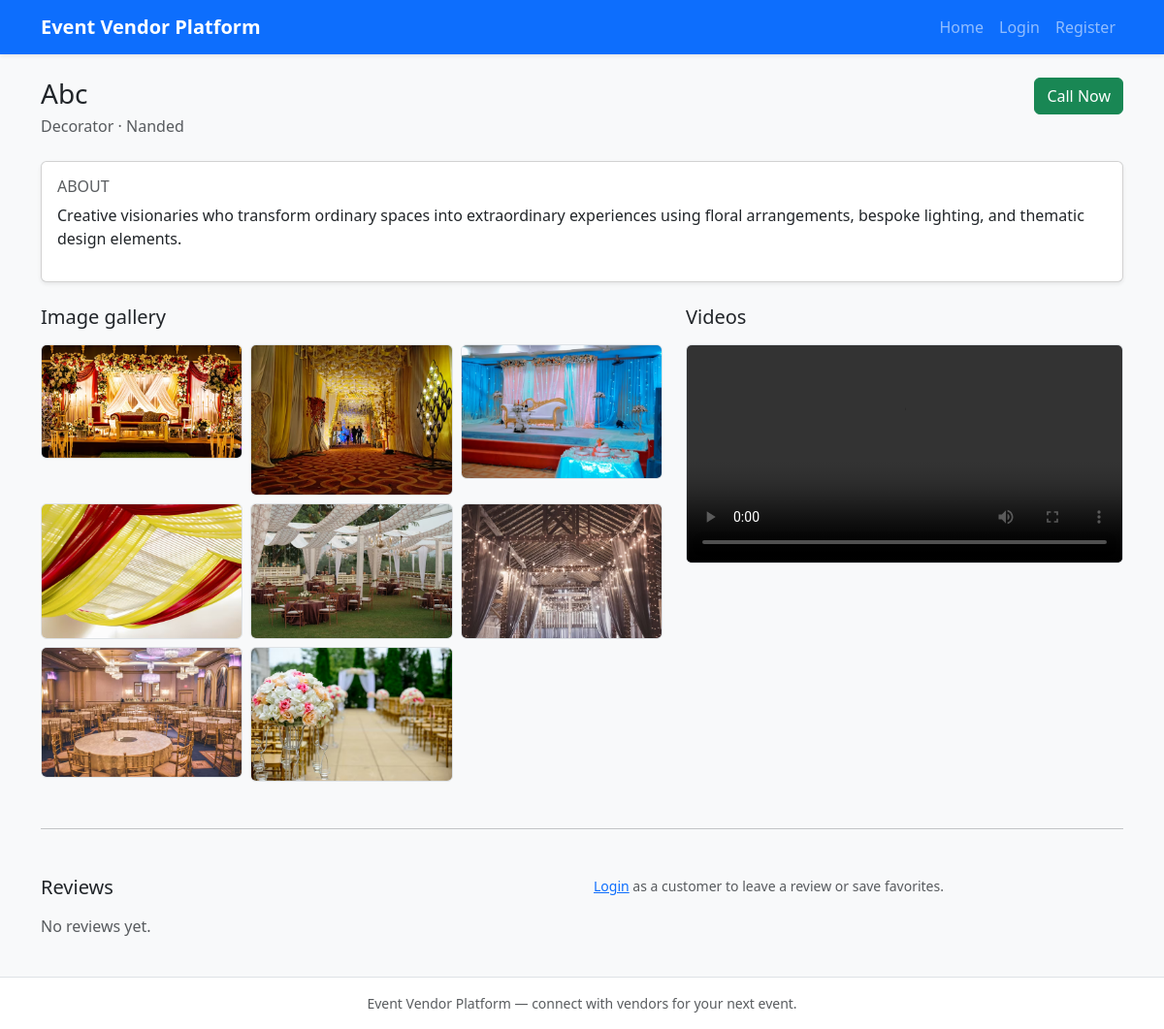
The page /vendor/9/ on the database its author committed.
### vendors/models.py (models this page shows, shortened)
class VendorProfile(models.Model):
    user = models.OneToOneField(
        settings.AUTH_USER_MODEL,
        on_delete=models.CASCADE,
        related_name="vendor_profile",
    )
    phone = models.CharField(max_length=20, blank=True, default="")
    category = models.CharField(max_length=100, blank=True, default="")
    location = models.CharField(max_length=200, blank=True, default="")
    description = models.TextField(blank=True, default="")
    class Meta:
        ordering = ["user__username"]
    @property
    def display_name(self):
        return self.user.get_full_name() or self.user.username
    def category_label(self):
        return CATEGORY_LABELS.get(self.category, self.category or "—")
    def average_rating(self):
        agg = self.reviews.aggregate(avg=Avg("rating"))
        return agg["avg"]
    def review_count(self):
        return self.reviews.count()

class Media(models.Model):
    TYPE_IMAGE = "image"
    TYPE_VIDEO = "video"
    MEDIA_TYPE_CHOICES = [
        (TYPE_IMAGE, "Image"),
        (TYPE_VIDEO, "Video"),
    ]
    vendor = models.ForeignKey(
        VendorProfile,
        on_delete=models.CASCADE,
        related_name="media_files",
    )
    file = models.FileField(upload_to="vendor_media/%Y/%m/")
    media_type = models.CharField(max_length=10, choices=MEDIA_TYPE_CHOICES)
    class Meta:
        ordering = ["id"]
        verbose_name_plural = "Media"

### accounts/models.py (models this page shows, shortened)
class User(AbstractUser):
    ROLE_VENDOR = "vendor"
    ROLE_CUSTOMER = "customer"
    ROLE_CHOICES = [
        (ROLE_VENDOR, "Vendor"),
        (ROLE_CUSTOMER, "Customer"),
    ]
    role = models.CharField(
        max_length=20,
        choices=ROLE_CHOICES,
        default=ROLE_CUSTOMER,
        db_index=True,
    )
    class Meta:
        verbose_name = "User"
        verbose_name_plural = "Users"

### vendors/views.py (the view, shortened to what this page needs)
# urls.py: path("vendor/<int:pk>/", views.vendor_profile, name="vendor_profile"),
def vendor_profile(request, pk):
    vendor = get_object_or_404(
        VendorProfile.objects.select_related("user"),
        pk=pk,
    )
    images = vendor.media_files.filter(media_type=Media.TYPE_IMAGE)
    videos = vendor.media_files.filter(media_type=Media.TYPE_VIDEO)
    reviews = vendor.reviews.select_related("customer").order_by("-created_at")
    avg = vendor.average_rating()
    count = vendor.review_count()
    is_favorite = False
    if request.user.is_authenticated and request.user.is_customer:
        is_favorite = Favorite.objects.filter(customer=request.user, vendor=vendor).exists()
    review_form = None
    can_review = False
    if request.user.is_authenticated and request.user.is_customer:
        can_review = not Review.objects.filter(vendor=vendor, customer=request.user).exists()
    return render(
        request,
        "vendors/vendor_profile.html",
        {
            "vendor": vendor,
            "images": images,
            "videos": videos,
            "reviews": reviews,
            "avg_rating": avg,
            "review_count": count,
            "is_favorite": is_favorite,
            "review_form": review_form,
            "can_review": can_review,
        },
    )

### templates/vendors/vendor_profile.html (shortened to what this page needs)
{% extends "base.html" %}
{% block content %}
<div class="d-flex flex-wrap justify-content-between align-items-start gap-3 mb-4">
  <div>
    <h1 class="h3 mb-1">{{ vendor.display_name }}</h1>
    <p class="text-muted mb-0">
      {{ vendor.category_label }}
      {% if vendor.location %} · {{ vendor.location }}{% endif %}
    </p>
  </div>
  <div class="d-flex flex-wrap gap-2">
    {% if vendor.phone %}
      <a class="btn btn-success" href="tel:{{ vendor.phone }}">Call Now</a>
    {% else %}
      <span class="btn btn-secondary disabled">Phone not set</span>
    {% endif %}
  </div>
</div>
{% if vendor.description %}
  <div class="card shadow-sm mb-4">
    <div class="card-body">
      <h2 class="h6 text-uppercase text-muted">About</h2>
      <p class="mb-0">{{ vendor.description|linebreaks }}</p>
    </div>
  </div>
{% endif %}
<div class="row g-4">
  <div class="col-lg-7">
    <h2 class="h5 mb-3">Image gallery</h2>
    {% if images %}
      <div class="row g-2">
        {% for img in images %}
          <div class="col-6 col-md-4">
            <a href="{{ img.file.url }}" target="_blank" rel="noopener">
              <img src="{{ img.file.url }}" class="img-fluid rounded border" alt="Gallery image">
            </a>
          </div>
        {% endfor %}
      </div>
    {% else %}
      <p class="text-muted">No images uploaded yet.</p>
    {% endif %}
  </div>
  <div class="col-lg-5">
    <h2 class="h5 mb-3">Videos</h2>
    {% if videos %}
      {% for vid in videos %}
        <div class="mb-3">
          <video class="w-100 rounded border" controls preload="metadata" style="max-height: 280px;">
            <source src="{{ vid.file.url }}">
          </video>
        </div>
      {% endfor %}
    {% else %}
      <p class="text-muted">No videos uploaded yet.</p>
    {% endif %}
  </div>
</div>
<hr class="my-5">
<div class="row g-4">
  <div class="col-lg-6">
    <h2 class="h5 mb-3">Reviews</h2>
    {% if reviews %}
      <ul class="list-group list-group-flush">
        {% for r in reviews %}
          <li class="list-group-item px-0">
            <div class="d-flex justify-content-between">
              <strong>{{ r.customer.username }}</strong>
              <span class="badge text-bg-warning">{{ r.rating }} ★</span>
            </div>
            {% if r.text %}<p class="small mb-0 mt-1">{{ r.text }}</p>{% endif %}
            <div class="small text-muted">{{ r.created_at|date:"M j, Y" }}</div>
          </li>
        {% endfor %}
      </ul>
    {% else %}
      <p class="text-muted">No reviews yet.</p>
    {% endif %}
  </div>
  <div class="col-lg-6">
    {% if user.is_authenticated and user.is_customer and can_review and review_form %}
      <h2 class="h5 mb-3">Write a review</h2>
      <form method="post" class="card card-body shadow-sm">
        {% csrf_token %}
        <input type="hidden" name="submit_review" value="1">
        <div class="mb-2">
          <label class="form-label" for="id_rating">Rating (1–5)</label>
          {{ review_form.rating }}
          {% if review_form.rating.errors %}<div class="text-danger small">{{ review_form.rating.errors }}</div>{% endif %}
        </div>
        <div class="mb-2">
          <label class="form-label" for="id_text">Comment (optional)</label>
          {{ review_form.text }}
        </div>
        <button type="submit" class="btn btn-primary">Submit review</button>
      </form>
    {% elif user.is_authenticated and user.is_customer and not can_review %}
      <p class="text-muted small">You have already reviewed this vendor.</p>
    {% elif not user.is_authenticated %}
      <p class="text-muted small"><a href="{% url 'login' %}">Login</a> as a customer to leave a review or save favorites.</p>
    {% endif %}
  </div>
</div>
{% endblock %}

### rows shown on the page
VendorProfile: display_name "Abc", category_label "Decorator", location "Nanded", description "Creative visionaries who transform ordinary spaces into extraordinary experiences using floral arrangements, bespoke lighting, and thematic design elements."
Media: file (picture)
Media: file (picture)
Media: file (picture)
Media: file (picture)
Media: file (picture)
Media: file (picture)
Media: file (picture)
Media: file (picture)
